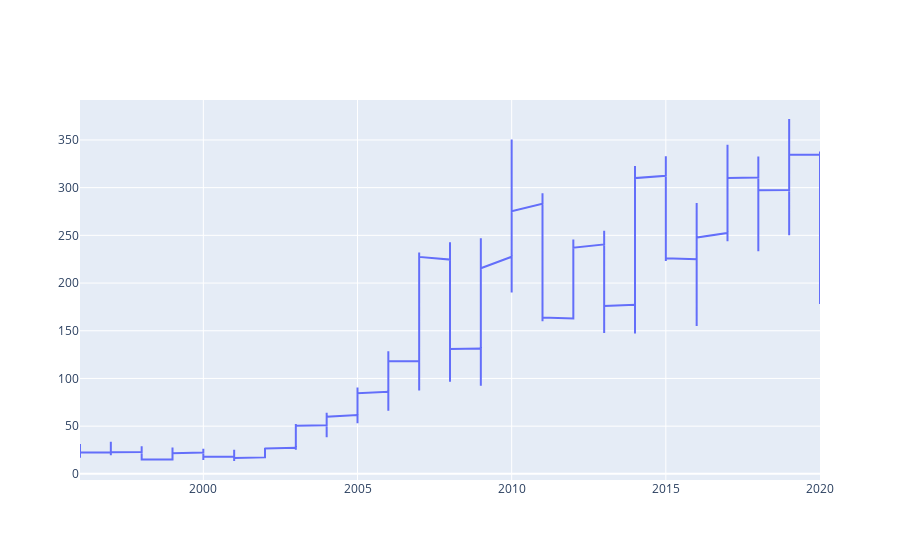

This figure's notebook cell:
### Code cell
fig = go.Figure([go.Scatter(x=df['year'], y=df['Open'])])
fig.show()

### Figure 1 — Plotly figure (JSON) as saved in the notebook; plotly's stock layout.template omitted (floating-point values rounded to 4 significant figures; data arrays with more than 128 entries replaced by an {"elided": "..."} marker saying what was removed)
{"data": [{"type": "scatter", "x": {"elided": "5991 int values"}, "y": {"elided": "5991 float values"}}], "layout": {}}
